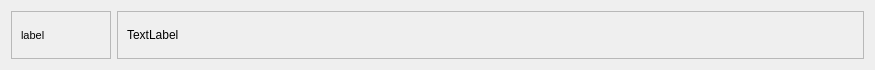
<?xml version="1.0" encoding="UTF-8"?>
<ui version="4.0">
 <class>Form</class>
 <widget class="QWidget" name="Form">
  <property name="geometry">
   <rect>
    <x>0</x>
    <y>0</y>
    <width>875</width>
    <height>70</height>
   </rect>
  </property>
  <property name="sizePolicy">
   <sizepolicy hsizetype="Preferred" vsizetype="Fixed">
    <horstretch>0</horstretch>
    <verstretch>0</verstretch>
   </sizepolicy>
  </property>
  <property name="minimumSize">
   <size>
    <width>200</width>
    <height>56</height>
   </size>
  </property>
  <property name="contextMenuPolicy">
   <enum>Qt::CustomContextMenu</enum>
  </property>
  <layout class="QGridLayout" name="gridLayout">
   <item row="0" column="1">
    <widget class="QFrame" name="frame_2">
     <property name="frameShape">
      <enum>QFrame::StyledPanel</enum>
     </property>
     <property name="frameShadow">
      <enum>QFrame::Raised</enum>
     </property>
     <layout class="QHBoxLayout" name="horizontalLayout_2">
      <item>
       <widget class="QLabel" name="labelAsset">
        <property name="sizePolicy">
         <sizepolicy hsizetype="MinimumExpanding" vsizetype="Preferred">
          <horstretch>0</horstretch>
          <verstretch>0</verstretch>
         </sizepolicy>
        </property>
        <property name="text">
         <string>TextLabel</string>
        </property>
       </widget>
      </item>
     </layout>
    </widget>
   </item>
   <item row="0" column="0">
    <widget class="QFrame" name="frame">
     <property name="frameShape">
      <enum>QFrame::StyledPanel</enum>
     </property>
     <layout class="QHBoxLayout" name="horizontalLayout">
      <item>
       <widget class="QLabel" name="labelUser">
        <property name="sizePolicy">
         <sizepolicy hsizetype="Preferred" vsizetype="Preferred">
          <horstretch>0</horstretch>
          <verstretch>0</verstretch>
         </sizepolicy>
        </property>
        <property name="minimumSize">
         <size>
          <width>80</width>
          <height>0</height>
         </size>
        </property>
        <property name="maximumSize">
         <size>
          <width>136</width>
          <height>16777215</height>
         </size>
        </property>
        <property name="font">
         <font>
          <pointsize>8</pointsize>
         </font>
        </property>
        <property name="text">
         <string>label</string>
        </property>
        <property name="textFormat">
         <enum>Qt::PlainText</enum>
        </property>
        <property name="wordWrap">
         <bool>true</bool>
        </property>
        <property name="textInteractionFlags">
         <set>Qt::NoTextInteraction</set>
        </property>
       </widget>
      </item>
     </layout>
    </widget>
   </item>
  </layout>
 </widget>
 <resources/>
 <connections/>
</ui>
